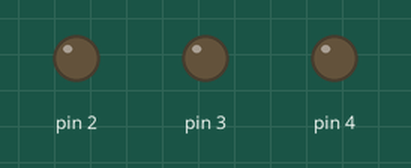
A sketch run on a simulated Arduino Uno, built with avr-gcc and run on an emulated ATmega328P. Parts: output pins drawn as LEDs (lit = HIGH).

Above: at 0.1 s.
At 1.1 s:
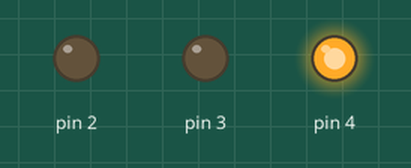
At 2.1 s:
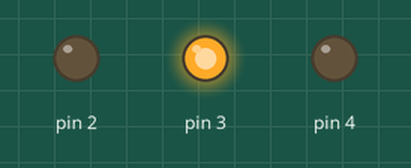
At 3.1 s:
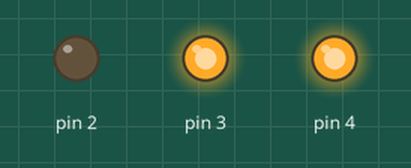
At 5.1 s:
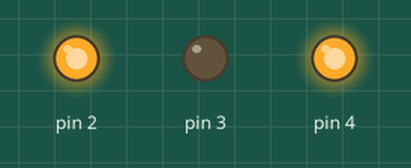
At 7.1 s:
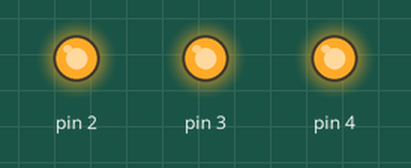
Timing chart, 0 to 8.6 s (numbered marks = the images above):
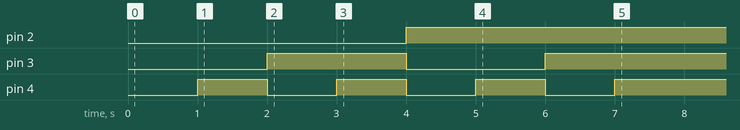

Measured:
- by itself, pin 2: LOW → HIGH at 4.0 s
- by itself, pin 3: LOW → HIGH at 2.0 s, → LOW 2.0 s later, → HIGH 2.0 s later
- by itself, pin 4: alternates HIGH for 1.0 s and LOW for 1.0 s, 7 changes in all, then stays HIGH

The sketch:

Counter.ino
```cpp
int a[8][3]={{0,0,0},
        {0,0,1},
        {0,1,0},
        {0,1,1},
        {1,0,0},
        {1,0,1},
        {1,1,0},
        {1,1,1}};
int i,j,m=0;

void setup() {
  pinMode(2,OUTPUT);
  pinMode(3,OUTPUT);
  pinMode(4,OUTPUT);
}

void loop() {
while(m<8)
{ j=0;
  for(i=2;i<5;i++)
  {
    digitalWrite(i,a[m][j]);
    j++;
  }
  delay(1000);
  m++;

}
}
```
